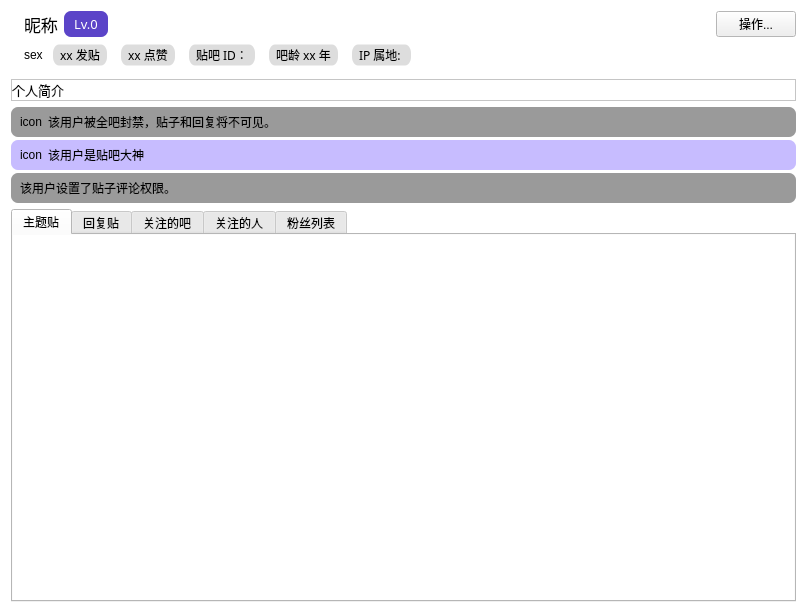
<?xml version="1.0" encoding="UTF-8"?>
<ui version="4.0">
 <class>Form</class>
 <widget class="QWidget" name="Form">
  <property name="geometry">
   <rect>
    <x>0</x>
    <y>0</y>
    <width>807</width>
    <height>613</height>
   </rect>
  </property>
  <property name="palette">
   <palette>
    <active>
     <colorrole role="Base">
      <brush brushstyle="SolidPattern">
       <color alpha="255">
        <red>255</red>
        <green>255</green>
        <blue>255</blue>
       </color>
      </brush>
     </colorrole>
     <colorrole role="Window">
      <brush brushstyle="SolidPattern">
       <color alpha="255">
        <red>255</red>
        <green>255</green>
        <blue>255</blue>
       </color>
      </brush>
     </colorrole>
    </active>
    <inactive>
     <colorrole role="Base">
      <brush brushstyle="SolidPattern">
       <color alpha="255">
        <red>255</red>
        <green>255</green>
        <blue>255</blue>
       </color>
      </brush>
     </colorrole>
     <colorrole role="Window">
      <brush brushstyle="SolidPattern">
       <color alpha="255">
        <red>255</red>
        <green>255</green>
        <blue>255</blue>
       </color>
      </brush>
     </colorrole>
    </inactive>
    <disabled>
     <colorrole role="Base">
      <brush brushstyle="SolidPattern">
       <color alpha="255">
        <red>255</red>
        <green>255</green>
        <blue>255</blue>
       </color>
      </brush>
     </colorrole>
     <colorrole role="Window">
      <brush brushstyle="SolidPattern">
       <color alpha="255">
        <red>255</red>
        <green>255</green>
        <blue>255</blue>
       </color>
      </brush>
     </colorrole>
    </disabled>
   </palette>
  </property>
  <property name="windowTitle">
   <string>用户信息</string>
  </property>
  <property name="styleSheet">
   <string notr="true">QWidget{font-family: &quot;微软雅黑&quot;;}
</string>
  </property>
  <layout class="QGridLayout" name="gridLayout_9" rowstretch="0,0,1">
   <item row="0" column="0">
    <widget class="QFrame" name="frame">
     <property name="frameShape">
      <enum>QFrame::NoFrame</enum>
     </property>
     <property name="frameShadow">
      <enum>QFrame::Raised</enum>
     </property>
     <layout class="QGridLayout" name="gridLayout" rowstretch="0,0,1">
      <property name="leftMargin">
       <number>0</number>
      </property>
      <property name="topMargin">
       <number>0</number>
      </property>
      <property name="rightMargin">
       <number>0</number>
      </property>
      <property name="bottomMargin">
       <number>0</number>
      </property>
      <item row="2" column="0" colspan="3">
       <widget class="QFrame" name="frame_6">
        <property name="frameShape">
         <enum>QFrame::StyledPanel</enum>
        </property>
        <property name="frameShadow">
         <enum>QFrame::Raised</enum>
        </property>
        <layout class="QHBoxLayout" name="horizontalLayout_2" stretch="1">
         <property name="leftMargin">
          <number>0</number>
         </property>
         <property name="topMargin">
          <number>0</number>
         </property>
         <property name="rightMargin">
          <number>0</number>
         </property>
         <property name="bottomMargin">
          <number>0</number>
         </property>
         <item>
          <widget class="QLabel" name="label_6">
           <property name="font">
            <font>
             <family>微软雅黑</family>
             <pointsize>10</pointsize>
            </font>
           </property>
           <property name="toolTip">
            <string>&lt;html&gt;&lt;head/&gt;&lt;body&gt;&lt;p&gt;个人简介&lt;/p&gt;&lt;/body&gt;&lt;/html&gt;</string>
           </property>
           <property name="text">
            <string>个人简介</string>
           </property>
           <property name="alignment">
            <set>Qt::AlignLeading|Qt::AlignLeft|Qt::AlignTop</set>
           </property>
           <property name="wordWrap">
            <bool>true</bool>
           </property>
           <property name="textInteractionFlags">
            <set>Qt::TextBrowserInteraction</set>
           </property>
          </widget>
         </item>
        </layout>
       </widget>
      </item>
      <item row="0" column="0" rowspan="2" colspan="2">
       <widget class="QLabel" name="label">
        <property name="text">
         <string/>
        </property>
        <property name="alignment">
         <set>Qt::AlignCenter</set>
        </property>
       </widget>
      </item>
      <item row="0" column="2">
       <layout class="QVBoxLayout" name="verticalLayout">
        <item>
         <layout class="QHBoxLayout" name="horizontalLayout">
          <item>
           <widget class="QLabel" name="label_2">
            <property name="font">
             <font>
              <family>微软雅黑</family>
              <pointsize>13</pointsize>
             </font>
            </property>
            <property name="text">
             <string>昵称</string>
            </property>
           </widget>
          </item>
          <item>
           <widget class="QLabel" name="label_9">
            <property name="minimumSize">
             <size>
              <width>44</width>
              <height>20</height>
             </size>
            </property>
            <property name="font">
             <font>
              <family>微软雅黑</family>
              <pointsize>10</pointsize>
             </font>
            </property>
            <property name="toolTip">
             <string>&lt;html&gt;&lt;head/&gt;&lt;body&gt;&lt;p&gt;贴吧成长等级&lt;/p&gt;&lt;/body&gt;&lt;/html&gt;</string>
            </property>
            <property name="styleSheet">
             <string notr="true">QLabel{
	background-color: rgb(91, 68, 200);
	color: rgb(255, 255, 255);
	border-radius: 7px;
}
</string>
            </property>
            <property name="text">
             <string>Lv.0</string>
            </property>
            <property name="alignment">
             <set>Qt::AlignCenter</set>
            </property>
           </widget>
          </item>
          <item>
           <spacer name="horizontalSpacer_2">
            <property name="orientation">
             <enum>Qt::Horizontal</enum>
            </property>
            <property name="sizeHint" stdset="0">
             <size>
              <width>40</width>
              <height>20</height>
             </size>
            </property>
           </spacer>
          </item>
          <item>
           <widget class="QPushButton" name="pushButton">
            <property name="text">
             <string>操作...</string>
            </property>
           </widget>
          </item>
         </layout>
        </item>
        <item>
         <layout class="QHBoxLayout" name="horizontalLayout_4">
          <item>
           <widget class="QLabel" name="label_13">
            <property name="text">
             <string>sex</string>
            </property>
           </widget>
          </item>
          <item>
           <widget class="QLabel" name="label_14">
            <property name="font">
             <font>
              <family>微软雅黑</family>
              <pointsize>9</pointsize>
             </font>
            </property>
            <property name="styleSheet">
             <string notr="true">QLabel{
    background-color: rgb(221, 221, 221);
	border-style: radius;
	border-radius: 10px;
    border-width: 3px 8px;
	border-color: rgb(221, 221, 221);
}
</string>
            </property>
            <property name="text">
             <string>xx 发贴</string>
            </property>
            <property name="textInteractionFlags">
             <set>Qt::TextBrowserInteraction</set>
            </property>
           </widget>
          </item>
          <item>
           <widget class="QLabel" name="label_8">
            <property name="font">
             <font>
              <family>微软雅黑</family>
              <pointsize>9</pointsize>
             </font>
            </property>
            <property name="styleSheet">
             <string notr="true">QLabel{
    background-color: rgb(221, 221, 221);
	border-style: radius;
	border-radius: 10px;
    border-width: 3px 8px;
	border-color: rgb(221, 221, 221);
}
</string>
            </property>
            <property name="text">
             <string>xx 点赞</string>
            </property>
            <property name="textInteractionFlags">
             <set>Qt::TextBrowserInteraction</set>
            </property>
           </widget>
          </item>
          <item>
           <widget class="QLabel" name="label_3">
            <property name="font">
             <font>
              <family>微软雅黑</family>
              <pointsize>9</pointsize>
             </font>
            </property>
            <property name="styleSheet">
             <string notr="true">QLabel{
    background-color: rgb(221, 221, 221);
	border-style: radius;
	border-radius: 10px;
    border-width: 3px 8px;
	border-color: rgb(221, 221, 221);
}
</string>
            </property>
            <property name="text">
             <string>贴吧 ID：</string>
            </property>
            <property name="textInteractionFlags">
             <set>Qt::TextBrowserInteraction</set>
            </property>
           </widget>
          </item>
          <item>
           <widget class="QLabel" name="label_4">
            <property name="font">
             <font>
              <family>微软雅黑</family>
              <pointsize>9</pointsize>
             </font>
            </property>
            <property name="styleSheet">
             <string notr="true">QLabel{
    background-color: rgb(221, 221, 221);
	border-style: radius;
	border-radius: 10px;
    border-width: 3px 8px;
	border-color: rgb(221, 221, 221);
}
</string>
            </property>
            <property name="text">
             <string>吧龄 xx 年</string>
            </property>
            <property name="textInteractionFlags">
             <set>Qt::TextBrowserInteraction</set>
            </property>
           </widget>
          </item>
          <item>
           <widget class="QLabel" name="label_5">
            <property name="font">
             <font>
              <family>微软雅黑</family>
              <pointsize>9</pointsize>
             </font>
            </property>
            <property name="styleSheet">
             <string notr="true">QLabel{
    background-color: rgb(221, 221, 221);
	border-style: radius;
	border-radius: 10px;
    border-width: 3px 8px;
	border-color: rgb(221, 221, 221);
}
</string>
            </property>
            <property name="text">
             <string>IP 属地: </string>
            </property>
            <property name="textInteractionFlags">
             <set>Qt::TextBrowserInteraction</set>
            </property>
           </widget>
          </item>
          <item>
           <spacer name="horizontalSpacer_3">
            <property name="orientation">
             <enum>Qt::Horizontal</enum>
            </property>
            <property name="sizeHint" stdset="0">
             <size>
              <width>40</width>
              <height>20</height>
             </size>
            </property>
           </spacer>
          </item>
         </layout>
        </item>
       </layout>
      </item>
     </layout>
    </widget>
   </item>
   <item row="2" column="0">
    <widget class="QTabWidget" name="tabWidget">
     <property name="currentIndex">
      <number>0</number>
     </property>
     <widget class="QWidget" name="tab_4">
      <attribute name="title">
       <string>主题贴</string>
      </attribute>
      <layout class="QGridLayout" name="gridLayout_7">
       <property name="leftMargin">
        <number>0</number>
       </property>
       <property name="topMargin">
        <number>0</number>
       </property>
       <property name="rightMargin">
        <number>0</number>
       </property>
       <property name="bottomMargin">
        <number>0</number>
       </property>
       <item row="0" column="0">
        <widget class="QListWidget" name="listWidget_4">
         <property name="frameShape">
          <enum>QFrame::NoFrame</enum>
         </property>
         <property name="sizeAdjustPolicy">
          <enum>QAbstractScrollArea::AdjustToContents</enum>
         </property>
         <property name="verticalScrollMode">
          <enum>QAbstractItemView::ScrollPerPixel</enum>
         </property>
         <property name="horizontalScrollMode">
          <enum>QAbstractItemView::ScrollPerPixel</enum>
         </property>
        </widget>
       </item>
      </layout>
     </widget>
     <widget class="QWidget" name="tab_3">
      <attribute name="title">
       <string>回复贴</string>
      </attribute>
      <layout class="QGridLayout" name="gridLayout_4">
       <property name="leftMargin">
        <number>0</number>
       </property>
       <property name="topMargin">
        <number>0</number>
       </property>
       <property name="rightMargin">
        <number>0</number>
       </property>
       <property name="bottomMargin">
        <number>0</number>
       </property>
       <item row="0" column="0">
        <widget class="QListWidget" name="listWidget_2">
         <property name="frameShape">
          <enum>QFrame::NoFrame</enum>
         </property>
         <property name="sizeAdjustPolicy">
          <enum>QAbstractScrollArea::AdjustToContents</enum>
         </property>
         <property name="verticalScrollMode">
          <enum>QAbstractItemView::ScrollPerPixel</enum>
         </property>
         <property name="horizontalScrollMode">
          <enum>QAbstractItemView::ScrollPerPixel</enum>
         </property>
        </widget>
       </item>
      </layout>
     </widget>
     <widget class="QWidget" name="tab">
      <attribute name="title">
       <string>关注的吧</string>
      </attribute>
      <layout class="QGridLayout" name="gridLayout_3">
       <property name="leftMargin">
        <number>0</number>
       </property>
       <property name="topMargin">
        <number>0</number>
       </property>
       <property name="rightMargin">
        <number>0</number>
       </property>
       <property name="bottomMargin">
        <number>0</number>
       </property>
       <item row="1" column="0" colspan="2">
        <widget class="QListWidget" name="listWidget">
         <property name="frameShape">
          <enum>QFrame::NoFrame</enum>
         </property>
         <property name="sizeAdjustPolicy">
          <enum>QAbstractScrollArea::AdjustToContents</enum>
         </property>
         <property name="verticalScrollMode">
          <enum>QAbstractItemView::ScrollPerPixel</enum>
         </property>
         <property name="horizontalScrollMode">
          <enum>QAbstractItemView::ScrollPerPixel</enum>
         </property>
        </widget>
       </item>
       <item row="0" column="0" colspan="2">
        <widget class="QFrame" name="frame_4">
         <property name="styleSheet">
          <string notr="true">QFrame{
	background-color: rgb(154, 154, 154);
	border-radius: 7px;
}</string>
         </property>
         <property name="frameShape">
          <enum>QFrame::StyledPanel</enum>
         </property>
         <property name="frameShadow">
          <enum>QFrame::Raised</enum>
         </property>
         <layout class="QGridLayout" name="gridLayout_6" columnstretch="0">
          <property name="topMargin">
           <number>6</number>
          </property>
          <property name="bottomMargin">
           <number>6</number>
          </property>
          <item row="0" column="0">
           <widget class="QLabel" name="label_15">
            <property name="text">
             <string>该用户设置了关注吧的可见范围。</string>
            </property>
           </widget>
          </item>
         </layout>
        </widget>
       </item>
      </layout>
     </widget>
     <widget class="QWidget" name="tab_2">
      <attribute name="title">
       <string>关注的人</string>
      </attribute>
      <layout class="QGridLayout" name="gridLayout_10">
       <property name="leftMargin">
        <number>0</number>
       </property>
       <property name="topMargin">
        <number>0</number>
       </property>
       <property name="rightMargin">
        <number>0</number>
       </property>
       <property name="bottomMargin">
        <number>0</number>
       </property>
       <item row="0" column="0">
        <widget class="QListWidget" name="listWidget_3">
         <property name="frameShape">
          <enum>QFrame::NoFrame</enum>
         </property>
         <property name="sizeAdjustPolicy">
          <enum>QAbstractScrollArea::AdjustToContents</enum>
         </property>
         <property name="verticalScrollMode">
          <enum>QAbstractItemView::ScrollPerPixel</enum>
         </property>
         <property name="horizontalScrollMode">
          <enum>QAbstractItemView::ScrollPerPixel</enum>
         </property>
        </widget>
       </item>
      </layout>
     </widget>
     <widget class="QWidget" name="tab_5">
      <attribute name="title">
       <string>粉丝列表</string>
      </attribute>
      <layout class="QGridLayout" name="gridLayout_11">
       <property name="leftMargin">
        <number>0</number>
       </property>
       <property name="topMargin">
        <number>0</number>
       </property>
       <property name="rightMargin">
        <number>0</number>
       </property>
       <property name="bottomMargin">
        <number>0</number>
       </property>
       <item row="0" column="0">
        <widget class="QListWidget" name="listWidget_5">
         <property name="frameShape">
          <enum>QFrame::NoFrame</enum>
         </property>
         <property name="sizeAdjustPolicy">
          <enum>QAbstractScrollArea::AdjustToContents</enum>
         </property>
         <property name="verticalScrollMode">
          <enum>QAbstractItemView::ScrollPerPixel</enum>
         </property>
         <property name="horizontalScrollMode">
          <enum>QAbstractItemView::ScrollPerPixel</enum>
         </property>
        </widget>
       </item>
      </layout>
     </widget>
    </widget>
   </item>
   <item row="1" column="0">
    <widget class="QFrame" name="frame_8">
     <layout class="QVBoxLayout" name="verticalLayout_2">
      <property name="spacing">
       <number>3</number>
      </property>
      <property name="leftMargin">
       <number>0</number>
      </property>
      <property name="topMargin">
       <number>0</number>
      </property>
      <property name="rightMargin">
       <number>0</number>
      </property>
      <property name="bottomMargin">
       <number>0</number>
      </property>
      <item>
       <widget class="QFrame" name="frame_3">
        <property name="styleSheet">
         <string notr="true">QFrame{
	background-color: rgb(154, 154, 154);
	border-radius: 7px;
}</string>
        </property>
        <property name="frameShape">
         <enum>QFrame::StyledPanel</enum>
        </property>
        <property name="frameShadow">
         <enum>QFrame::Raised</enum>
        </property>
        <layout class="QGridLayout" name="gridLayout_5" columnstretch="0,1">
         <property name="topMargin">
          <number>6</number>
         </property>
         <property name="bottomMargin">
          <number>6</number>
         </property>
         <item row="0" column="0">
          <widget class="QLabel" name="label_11">
           <property name="text">
            <string>icon</string>
           </property>
          </widget>
         </item>
         <item row="0" column="1">
          <widget class="QLabel" name="label_12">
           <property name="text">
            <string>该用户被全吧封禁，贴子和回复将不可见。</string>
           </property>
          </widget>
         </item>
        </layout>
       </widget>
      </item>
      <item>
       <widget class="QFrame" name="frame_2">
        <property name="styleSheet">
         <string notr="true">QFrame{
	background-color: rgb(199, 188, 255);
	border-radius: 7px;
}</string>
        </property>
        <property name="frameShape">
         <enum>QFrame::StyledPanel</enum>
        </property>
        <property name="frameShadow">
         <enum>QFrame::Raised</enum>
        </property>
        <layout class="QGridLayout" name="gridLayout_2" columnstretch="0,1">
         <property name="topMargin">
          <number>6</number>
         </property>
         <property name="bottomMargin">
          <number>6</number>
         </property>
         <item row="0" column="0">
          <widget class="QLabel" name="label_7">
           <property name="text">
            <string>icon</string>
           </property>
          </widget>
         </item>
         <item row="0" column="1">
          <widget class="QLabel" name="label_10">
           <property name="text">
            <string>该用户是贴吧大神</string>
           </property>
          </widget>
         </item>
        </layout>
       </widget>
      </item>
      <item>
       <widget class="QFrame" name="frame_5">
        <property name="styleSheet">
         <string notr="true">QFrame{
	background-color: rgb(154, 154, 154);
	border-radius: 7px;
}</string>
        </property>
        <property name="frameShape">
         <enum>QFrame::StyledPanel</enum>
        </property>
        <property name="frameShadow">
         <enum>QFrame::Raised</enum>
        </property>
        <layout class="QGridLayout" name="gridLayout_8" columnstretch="0">
         <property name="topMargin">
          <number>6</number>
         </property>
         <property name="bottomMargin">
          <number>6</number>
         </property>
         <item row="0" column="0">
          <widget class="QLabel" name="label_16">
           <property name="text">
            <string>该用户设置了贴子评论权限。</string>
           </property>
          </widget>
         </item>
        </layout>
       </widget>
      </item>
     </layout>
    </widget>
   </item>
  </layout>
 </widget>
 <resources/>
 <connections/>
</ui>
